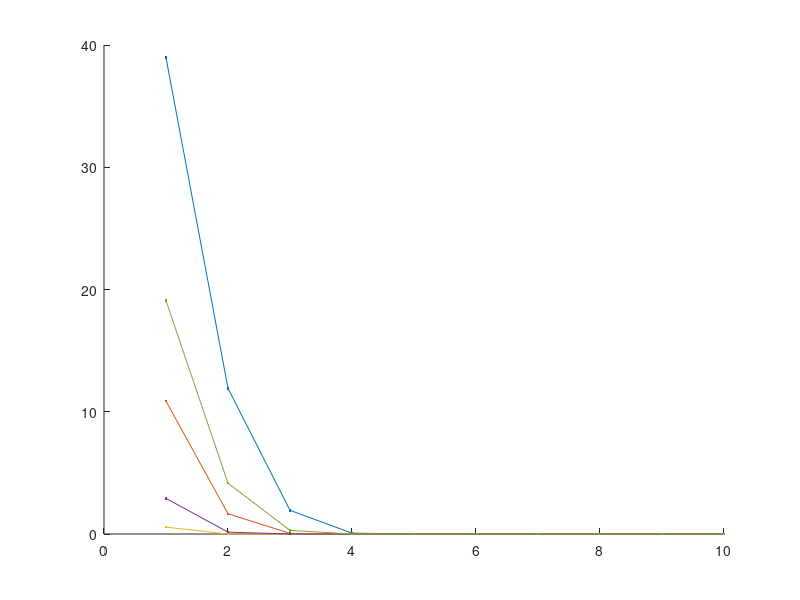

MATLAB code to generate this figure:
x = 612;
figure
hold on % set up the figure so that successive plot() commands overlay lines
guesses = [5,10,20,40,80];
iters = 1:10;
for i_guess = guesses
    errors = zeros(length(iters),1); % initialize an array
    for i_iters = 1:length(iters)
        disp(['testing ',num2str(iters(i_iters)),' iterations with intial guess ',num2str(i_guess)]);
        i = 0;
        xi = i_guess;
        while (i < i_iters)
            xi = xi - ((xi*xi)-x) / (2*xi);
            i = i + 1;
        end
        disp(['after ',num2str(i),' iterations, sqrt(',num2str(x),') = ',num2str(xi)]);
        err = xi - sqrt(x);
        errors(i_iters) = err;
        disp(['the error is ',num2str(err)]);
    end
    plot(iters, errors, '.-')
end

% in the plot that results you can see that the different lines
% (corresponding to the different initial guesses) all decrease quite
% rapidly with the number of iterations and that there is some
% dependence on the initial guess

